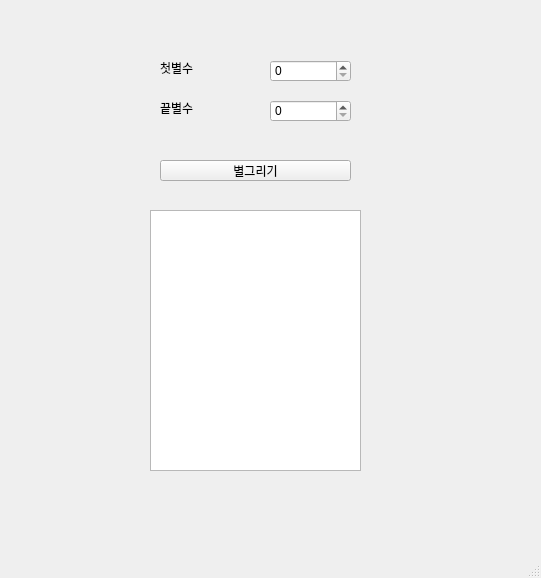
<?xml version="1.0" encoding="UTF-8"?>
<ui version="4.0">
 <class>MainWindow</class>
 <widget class="QMainWindow" name="MainWindow">
  <property name="geometry">
   <rect>
    <x>0</x>
    <y>0</y>
    <width>541</width>
    <height>578</height>
   </rect>
  </property>
  <property name="windowTitle">
   <string>MainWindow</string>
  </property>
  <widget class="QWidget" name="centralwidget">
   <widget class="QLabel" name="lbl_first">
    <property name="geometry">
     <rect>
      <x>160</x>
      <y>60</y>
      <width>64</width>
      <height>15</height>
     </rect>
    </property>
    <property name="text">
     <string>첫별수</string>
    </property>
   </widget>
   <widget class="QLabel" name="lbl_last">
    <property name="geometry">
     <rect>
      <x>160</x>
      <y>100</y>
      <width>64</width>
      <height>15</height>
     </rect>
    </property>
    <property name="text">
     <string>끝별수</string>
    </property>
   </widget>
   <widget class="QSpinBox" name="sb_first">
    <property name="geometry">
     <rect>
      <x>270</x>
      <y>60</y>
      <width>81</width>
      <height>22</height>
     </rect>
    </property>
   </widget>
   <widget class="QSpinBox" name="sb_last">
    <property name="geometry">
     <rect>
      <x>270</x>
      <y>100</y>
      <width>81</width>
      <height>22</height>
     </rect>
    </property>
   </widget>
   <widget class="QPushButton" name="pb">
    <property name="geometry">
     <rect>
      <x>160</x>
      <y>160</y>
      <width>191</width>
      <height>21</height>
     </rect>
    </property>
    <property name="text">
     <string>별그리기</string>
    </property>
   </widget>
   <widget class="QTextEdit" name="te">
    <property name="geometry">
     <rect>
      <x>150</x>
      <y>210</y>
      <width>211</width>
      <height>261</height>
     </rect>
    </property>
   </widget>
  </widget>
  <widget class="QMenuBar" name="menubar">
   <property name="geometry">
    <rect>
     <x>0</x>
     <y>0</y>
     <width>541</width>
     <height>26</height>
    </rect>
   </property>
  </widget>
  <widget class="QStatusBar" name="statusbar"/>
 </widget>
 <resources/>
 <connections/>
</ui>
